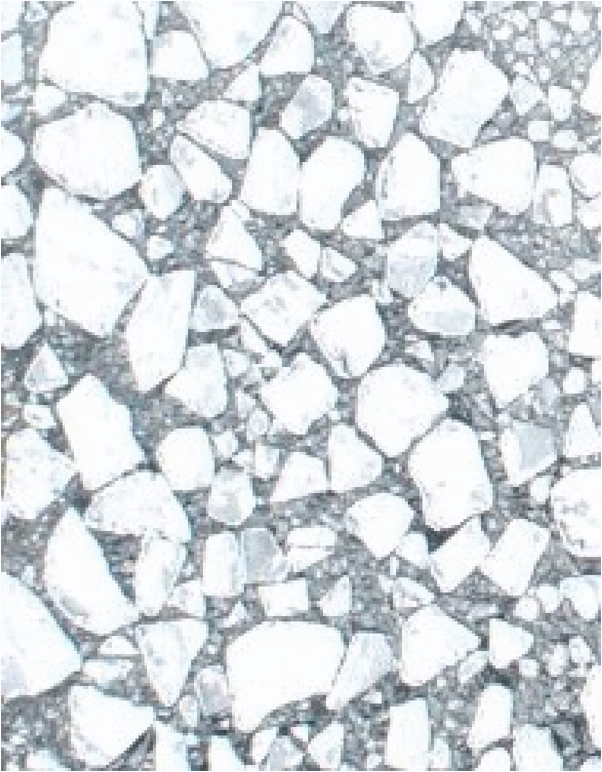
%> input picture Ice3.jpg, 602 x 772 px
$ octave test_morph.m   (GNU Octave 9; MATLAB toolbox functions it lacks are replaced by stand-ins)
%> lines starting %> are read from the running program, lines starting %| are printed output that depends on the picture; in (x1, y1, x2, y2) boxes, pixels count from 0 and x2, y2 are one past the last pixel; in counts of white or black regions, pixels touching at a corner belong together; the program's own positions count from 1
clc;        % Clear the command window.
close all;  % Close all figures (except those of imtool.)
clear;      % Erase all existing variables.

% Reading image in
I = imread("Ice3.jpg");
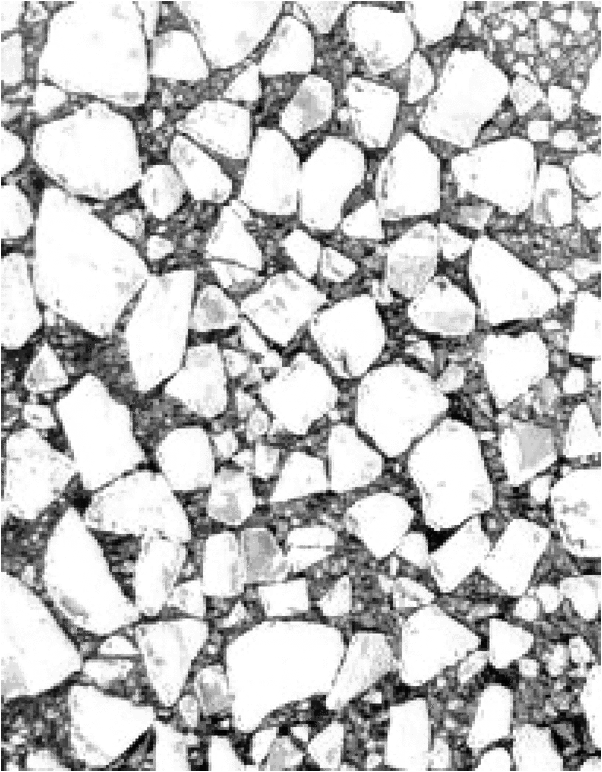
%> I: size 772x602 uint8; min 0, max 255, mean 192.1
%Icrop = imcrop(I);
Ipad = padarray(I,[1 1],0,'both');
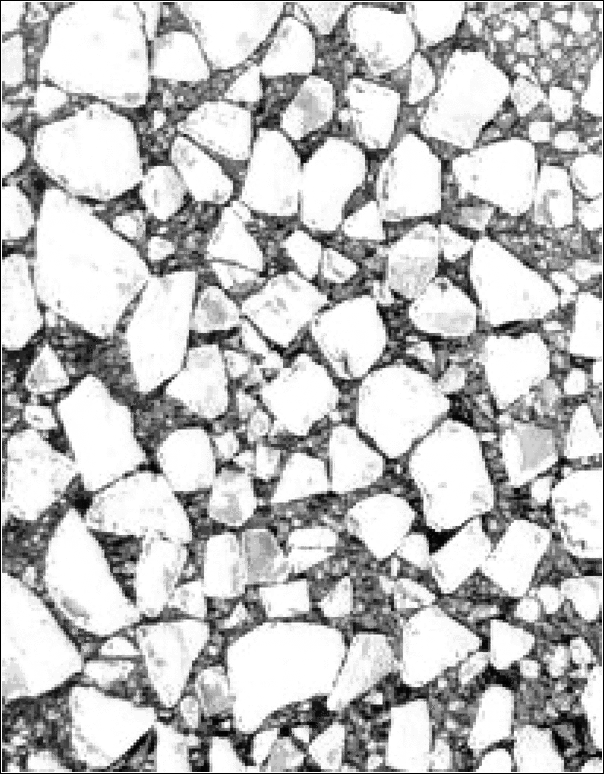
%> Ipad: size 774x604 uint8; min 0, max 255, mean 191
ImG = im2gray(I);
Ibin = imbinarize(ImG);
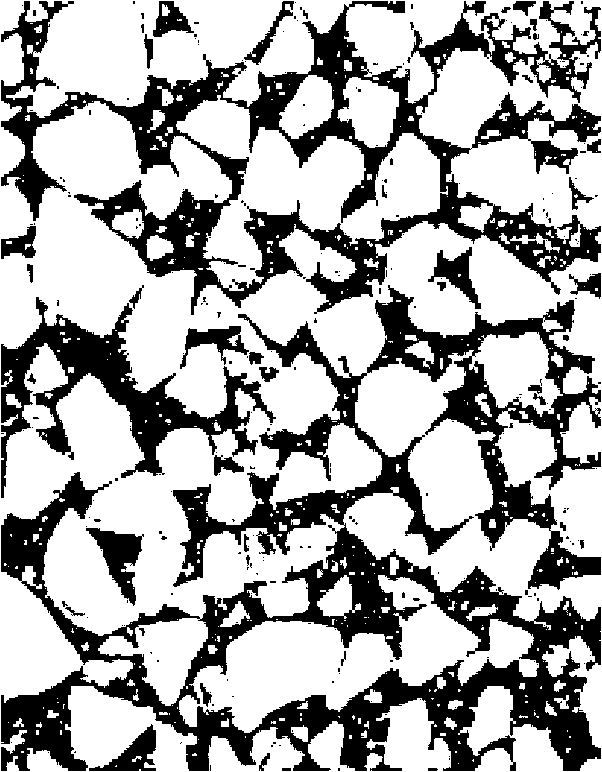
%> Ibin: size 772x602 logical; 67.1% white; 288 black regions (243 under 20 px), largest, box (x1, y1, x2, y2) and area: (1, 285, 601, 771) 79372, (1, 1, 601, 315) 48414, (1, 297, 276, 498) 13825

%% Image Pack
%%{
for i = 1:2
    I_inp = Ibin;
    Ipack_in = bwpack(I_inp);
    Ip1 = imdilate(Ipack_in,ones(3,5),'ispacked');
    Ipack_out = bwunpack(Ip1, size(I,1));
    I_inp = Ipack_out;
    i = i+1;
end
%> this loop made 2 passes
%> pass 1, `Ipack_out = bwunpack(Ip1, size(I,1));`:
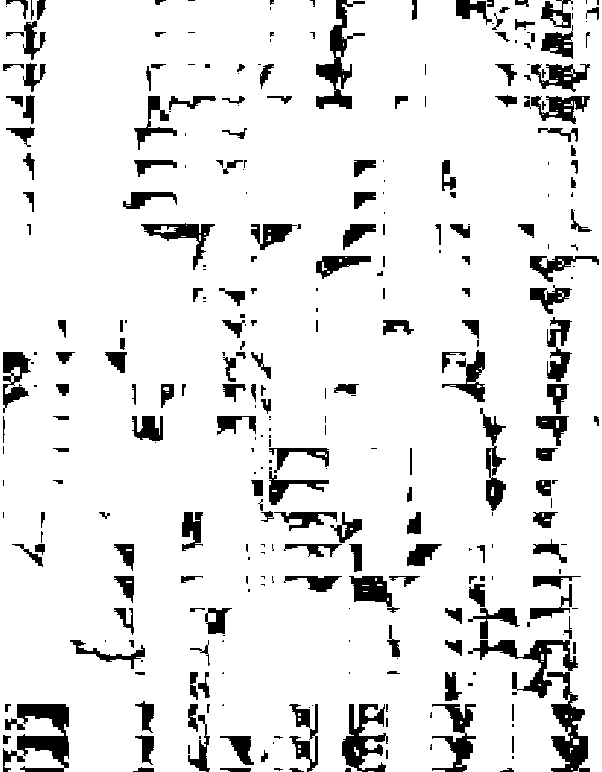
%> Ipack_out: size 772x602 logical; 89.6% white; 329 black regions (133 under 20 px), largest, box (x1, y1, x2, y2) and area: (17, 704, 69, 772) 2008, (547, 672, 590, 772) 1855, (316, 0, 365, 109) 1715
%imshow(Ipack_out);
%imshowpair(Ibin,Ipack_out,"checkerboard");
%}

%% Stats
% [12 lines of commented-out code are left out]


se = strel('disk',15);
%}

%% Morph Image
%%{
r1 = 1;
r2 = 9;
r3 = 20;
se = strel('disk',r1);
se2 = strel('disk',r2);
se3 = strel('disk',r3);
Imorpho1 = imopen(Ibin,se);
%> Imorpho1: size 772x602 logical; 65.6% white; 136 black regions (99 under 20 px), largest, box (x1, y1, x2, y2) and area: (0, 285, 602, 772) 84180, (0, 0, 602, 315) 51565, (0, 285, 276, 498) 14955
Imorpho2 = imopen(Ibin,se2);
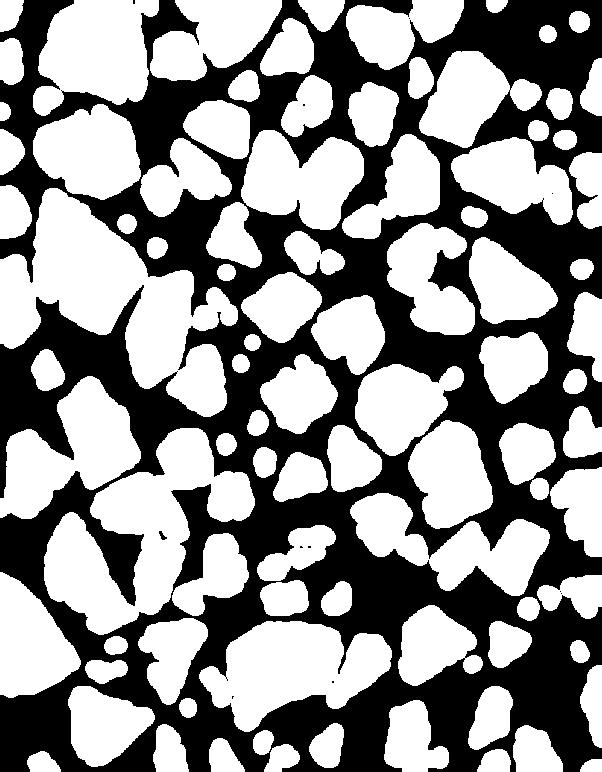
%> Imorpho2: size 772x602 logical; 56.5% white; 12 black regions (10 under 20 px), largest, box (x1, y1, x2, y2) and area: (0, 0, 602, 772) 202129, (159, 531, 167, 540) 36
Imorpho3 = imopen(Ibin,se3);
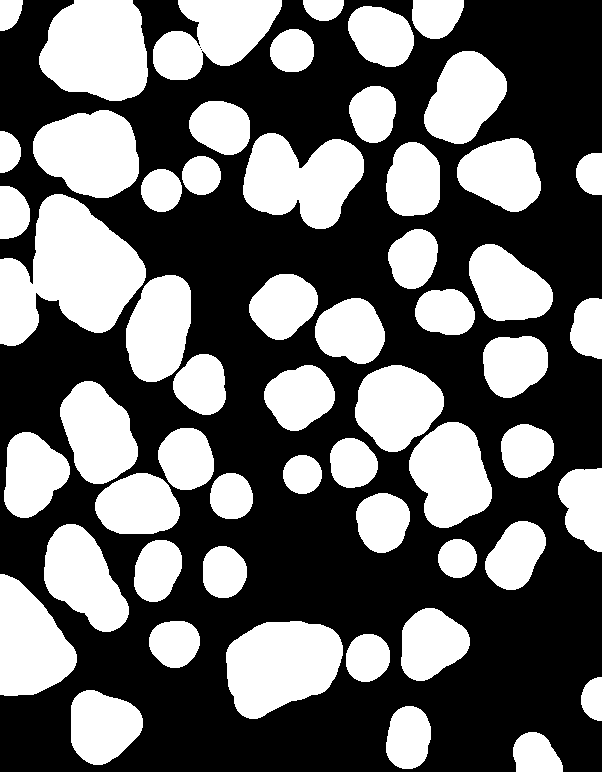
%> Imorpho3: size 772x602 logical; 41.1% white; 56 white regions, largest, box (x1, y1, x2, y2) and area: (0, 194, 146, 346) 13240, (39, 0, 148, 101) 8866, (226, 621, 343, 719) 8539

Imorphop = imopen(Ipack_out,se2);
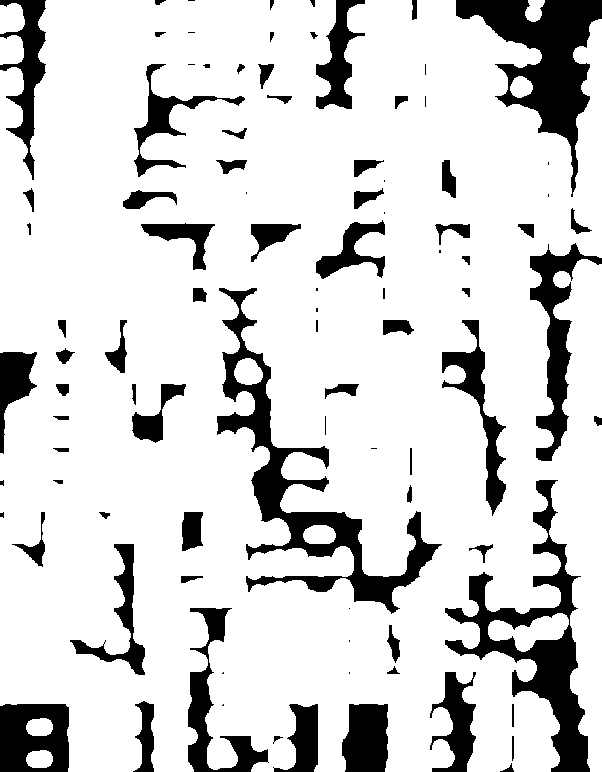
%> Imorphop: size 772x602 logical; 83.4% white; 94 black regions (22 under 20 px), largest, box (x1, y1, x2, y2) and area: (217, 288, 442, 614) 11655, (456, 0, 602, 197) 10003, (445, 480, 590, 772) 9777

% [30 lines of commented-out code are left out]
